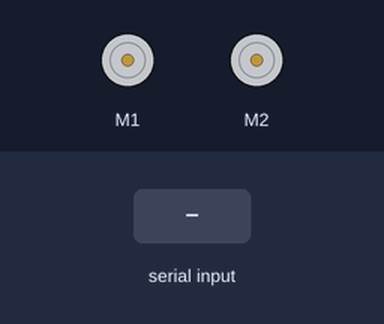
This sketch was run on a simulated Arduino Uno, built with avr-gcc and run on an emulated ATmega328P. Parts: 2 × DC motor (green arrow = forward, orange = backward, longer = faster). Inputs (shaded band) come from the test bench. What the sketch prints to the serial monitor is not drawn.

Above: at 1.2 s.
1.3 s: "L90\n" received over Serial
At 2.9 s:
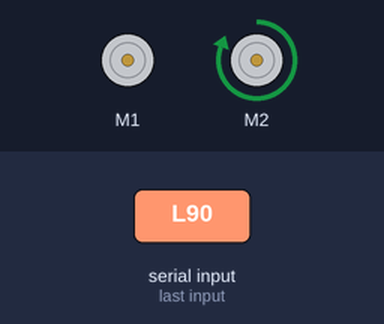
4.3 s: "R90\n" received over Serial
At 6.1 s:
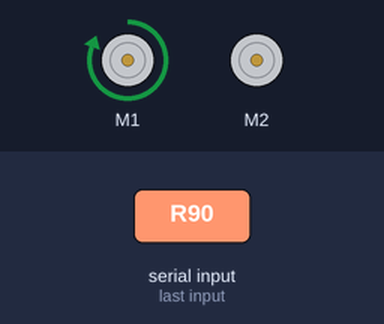
7.3 s: "F90\n" received over Serial
At 8.6 s:
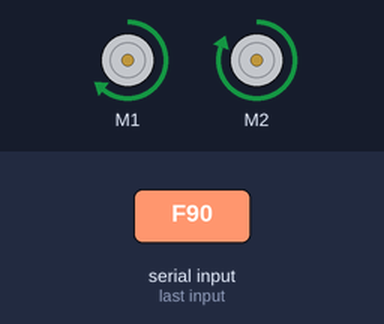
10.3 s: "L,45\n" received over Serial
At 13.1 s:
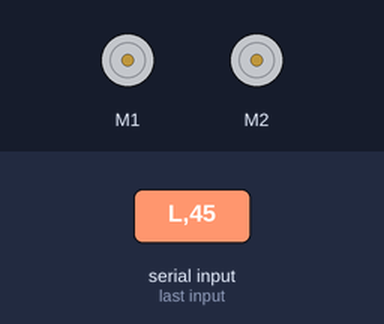
13.3 s: "R,45\n" received over Serial
At 15.1 s:
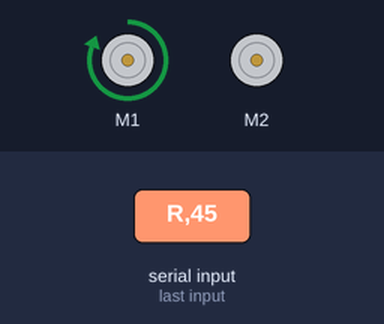
Timing chart, 0 to 16.8 s (numbered marks = the images above; inputs shaded):
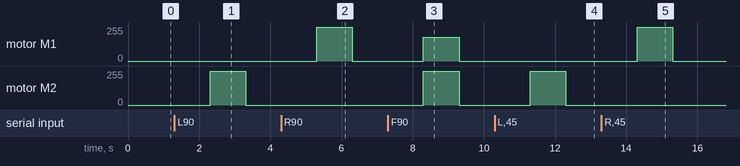

Measured:
- after the input at 1.3 s, motor M2: stopped → forward 255/255 after 1.0 s, → stopped 1.0 s later
- after the input at 4.3 s, motor M1: stopped → forward 255/255 after 1.0 s, → stopped 1.0 s later
- after the input at 7.3 s, motor M1: stopped → forward 180/255 after 1.0 s, → stopped 1.0 s later; motor M2: stopped → forward 255/255 after 1.0 s, → stopped 1.0 s later
- after the input at 10.3 s, motor M2: stopped → forward 255/255 after 1.0 s, → stopped 1.0 s later
- after the input at 13.3 s, motor M1: stopped → forward 255/255 after 1.0 s, → stopped 1.0 s later

The sketch:

driver.ino
```cpp
#include <AFMotor.h>

struct MotorHandler{
    AF_DCMotor *motor_left;
    AF_DCMotor *motor_right;

    MotorHandler(){
        this->motor_left = new AF_DCMotor(1);
        this->motor_right = new AF_DCMotor(2);
    }

    void goRight(int miliseconds){
      this->motor_left->setSpeed(255);
      this->motor_right->setSpeed(0);
      this->motor_left->run(FORWARD);
      this->motor_right->run(FORWARD);
      delay(miliseconds);
      this->motor_left->run(RELEASE);
      this->motor_right->run(RELEASE);
    }
    void goForward(int miliseconds){
      this->motor_left->setSpeed(180);
      this->motor_right->setSpeed(255);
      this->motor_right->run(FORWARD);
      this->motor_left->run(FORWARD);
      delay(miliseconds);
      this->motor_left->run(RELEASE);
      this->motor_right->run(RELEASE);
    }
    void goLeft(int miliseconds){
      this->motor_left->setSpeed(0);
      this->motor_right->setSpeed(255);
      this->motor_right->run(FORWARD);
      this->motor_left->run(FORWARD);
      delay(miliseconds);
      this->motor_left->run(RELEASE);
      this->motor_right->run(RELEASE);
    }
}steer;

void setup() {
  Serial.begin(9600);
  Serial.write("it works!");
}

// the loop function runs over and over again forever
void loop() {
  if(Serial.available()>0){

    // read data
    String incoming_data = Serial.readString(); // data format: Direction [1 byte char], Movement Lenghts [number converted to string]
    char direction = incoming_data[0];
    incoming_data.remove(0);
    int miliseconds = incoming_data.toInt();

    if(miliseconds == 0)
      miliseconds = 1000;

    // move
    if(direction=='L'){
      steer.goLeft(miliseconds);
    }else if(direction=='R'){
      steer.goRight(miliseconds);
    }else if(direction=='F'){
      steer.goForward(miliseconds);
    }else{ return; } // got some rubbish message
    Serial.write("%c", direction);
  }
}
```
